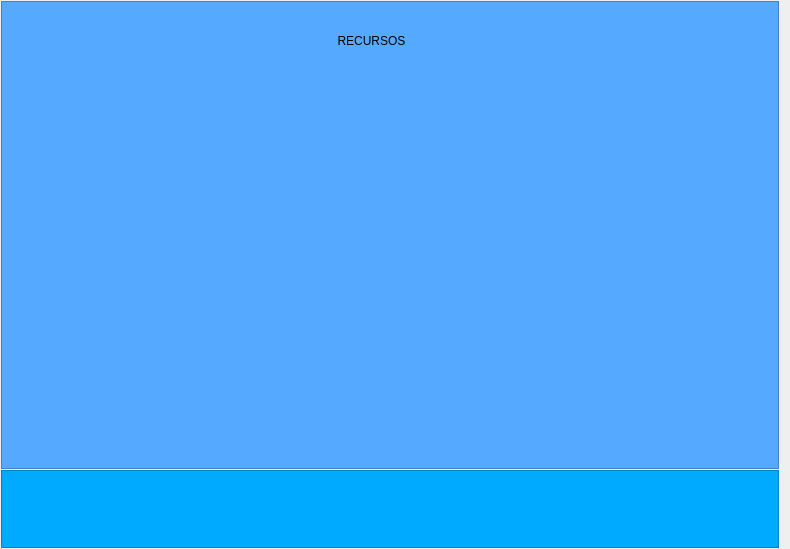
             <widget class="QWidget" name="page_ark_it_assets">
              <property name="minimumSize">
               <size>
                <width>790</width>
                <height>549</height>
               </size>
              </property>
              <layout class="QVBoxLayout" name="verticalLayout_23" stretch="6,1">
               <property name="spacing">
                <number>1</number>
               </property>
               <property name="leftMargin">
                <number>1</number>
               </property>
               <property name="topMargin">
                <number>1</number>
               </property>
               <property name="bottomMargin">
                <number>1</number>
               </property>
               <item>
                <widget class="QFrame" name="frame_form_it_assets">
                 <property name="styleSheet">
                  <string notr="true">/* Estilo del marco */
QFrame {
    background-color: rgb(85, 170, 255);
   
}
</string>
                 </property>
                 <property name="frameShape">
                  <enum>QFrame::Shape::StyledPanel</enum>
                 </property>
                 <property name="frameShadow">
                  <enum>QFrame::Shadow::Raised</enum>
                 </property>
                 <widget class="QLabel" name="label_titel_assets">
                  <property name="geometry">
                   <rect>
                    <x>300</x>
                    <y>30</y>
                    <width>141</width>
                    <height>20</height>
                   </rect>
                  </property>
                  <property name="frameShadow">
                   <enum>QFrame::Shadow::Plain</enum>
                  </property>
                  <property name="text">
                   <string>RECURSOS</string>
                  </property>
                  <property name="alignment">
                   <set>Qt::AlignmentFlag::AlignCenter</set>
                  </property>
                 </widget>
                </widget>
               </item>
               <item>
                <widget class="QFrame" name="frame_actbar_it_assets">
                 <property name="styleSheet">
                  <string notr="true">/* Estilo del marco */
QFrame {
    background-color: rgb(0, 170, 255);
   
}</string>
                 </property>
                 <property name="frameShape">
                  <enum>QFrame::Shape::StyledPanel</enum>
                 </property>
                 <property name="frameShadow">
                  <enum>QFrame::Shadow::Raised</enum>
                 </property>
                </widget>
               </item>
              </layout>
             </widget>
